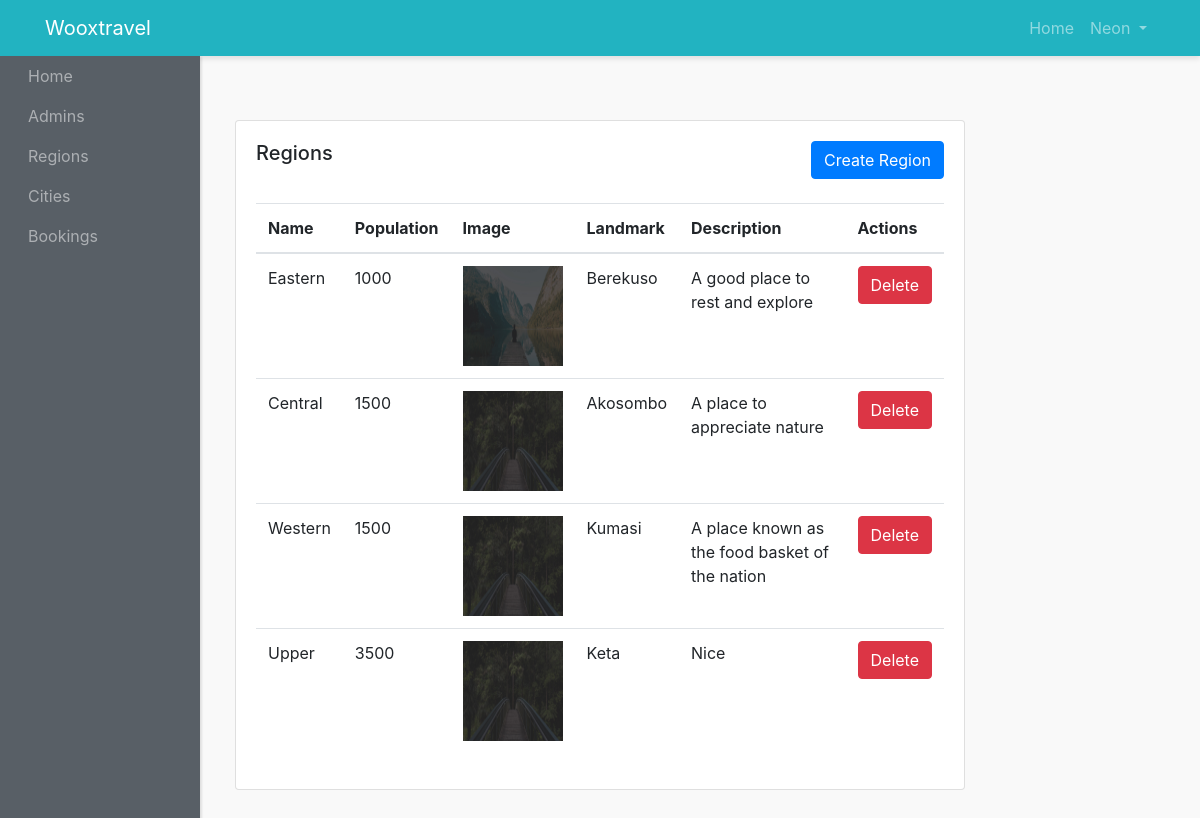
/admin-panel/regions-admins/show-region.php (signed in), run on the app's committed database.
### tables this page shows
CREATE TABLE `regions` (
  `id` int(3) NOT NULL,
  `name` varchar(200) NOT NULL,
  `image` varchar(200) NOT NULL,
  `population` varchar(30) NOT NULL,
  `landmark` varchar(30) NOT NULL,
  `description` text NOT NULL,
  `created_at` timestamp NOT NULL DEFAULT current_timestamp()
);

### admin-panel/regions-admins/show-region.php (the view, shortened to what this page needs)
<?php
require "../layout/header.php";
require "../../config/connection.php";
$region = $connection->prepare("SELECT * FROM regions");
$region->execute();
$regionResult = $region->get_result();
$allRegions = $regionResult->fetch_all(MYSQLI_ASSOC);
?>
<div class="row-2">
  <div class="col">
    <div class="card">
      <div class="card-body">
        <h5 class="card-title mb-4 d-inline">Regions</h5>
        <a href="create-region.php" class="btn btn-primary mb-4 text-center float-right">Create Region</a>
        <table class="table">
          <thead>
            <tr>
              <th scope="col">Name</th>
              <th scope="col">Population</th>
              <th scope="col">Image</th>
              <th scope="col">Landmark</th>
              <th scope="col">Description</th>
              <th scope="col">Actions</th>
            </tr>
          </thead>
          <tbody>
            <?php foreach ($allRegions as $region): ?>
              <tr id="<?php echo "row".$region['id']; ?>">
                <td><?php echo htmlspecialchars($region['name']); ?></td>
                <td><?php echo htmlspecialchars($region['population']); ?></td>
                <td><img src="<?php echo REGIONIMAGES . htmlspecialchars($region['image']); ?>" alt="Region Image" style="width: 100px; height: 100px;"></td>
                <td><?php echo htmlspecialchars($region['landmark']); ?></td>
                <td><?php echo htmlspecialchars($region['description']); ?></td>
                <td><button onclick="confirmDelete(<?php echo $region['id']; ?>)" class="btn btn-danger text-center">Delete</button></td>
              </tr>
            <?php endforeach; ?>
          </tbody>
        </table>
      </div>
    </div>
  </div>
</div>
<?php require "../layout/footer.php"; ?>

### admin-panel/styles/style.css (style rules this page uses)
body { background:#f9f9f9; }
.row-2 { margin-bottom: 15px; padding: 120px 220px; display: flex; justify-content: space-between; align-items: center; }

### data on the page
regions: name "Eastern", population "1000", image (picture), landmark "Berekuso", description "A good place to rest and explore"
regions: name "Central", population "1500", image (picture), landmark "Akosombo", description "A place to appreciate nature"
regions: name "Western", population "1500", image (picture), landmark "Kumasi", description "A place known as the food basket of the nation"
regions: name "Upper", population "3500", image (picture), landmark "Keta", description "Nice"

### other printed values
$_SESSION['adminname'] "Neon"
